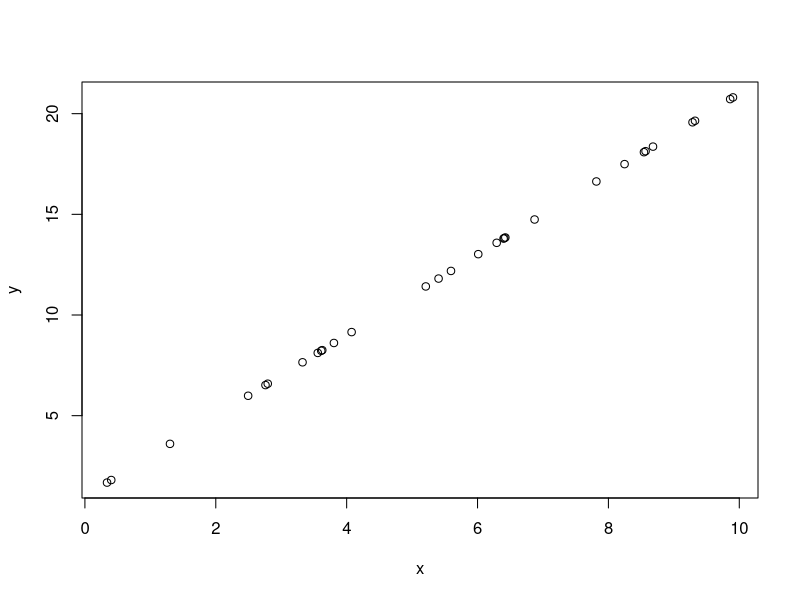

Reproduce this figure in R. (Note: this script raises an error after producing the figure.)
x = runif(30, 0, 10);
y = 2*x + 1 ;
plot(x,y);

#used for testing for correlation of type y = b0 +b1*x + epsilon
l = lm(y~x)
########################################
y2 = rnorm(30);
l1 = lm(y~x)
###################################3
age = scan()
pulse = scan()
hypPulse = 220 - age
lm(hypPulse ~ age)
lm(pulse ~ age)
val = lm(pulse ~ age)
summary(val)

c = coefficients(summary(val))
t = (c[2,1] + 1 ) / c[2,2];
(1 - pt(t, df = 13))*2;
t1 = (c[1,1] - 220) / c[1,2];
(pt(t1,df = 13))*2;

d = data.frame(age = c(30,40,50)) # name of model should be the same as the name in the data frame
predict(val, d)


predict(val, d, interval='confidence')
hpDisp = lm(mtcars$hp ~ mtcars$disp)
MpgWt = lm(mtcars$mpg ~ mtcars$wt)


